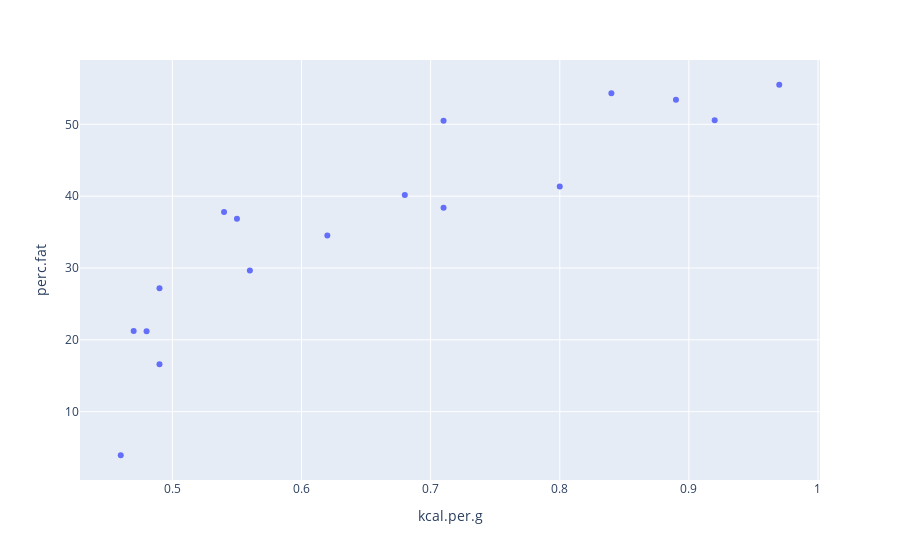

The notebook cell this image was saved under:
### Markdown cell above
**1) Analyze the relationship of milk energy with respect to percentage fat and percentage lactose through two independent linear regressions. Comment.**

### Code cell
px.scatter(milk, x="kcal.per.g", y="perc.fat")

### Figure 1 — Plotly figure (JSON) as saved in the notebook; plotly's stock layout.template omitted (floating-point values rounded to 4 significant figures)
{"data": [{"hovertemplate": "kcal.per.g=%{x}<br>perc.fat=%{y}<extra></extra>", "legendgroup": "", "marker": {"color": "#636efa", "symbol": "circle"}, "mode": "markers", "name": "", "orientation": "v", "showlegend": false, "type": "scatter", "x": [0.49, 0.47, 0.56, 0.89, 0.92, 0.8, 0.46, 0.71, 0.68, 0.97, 0.84, 0.62, 0.54, 0.49, 0.48, 0.55, 0.71], "xaxis": "x", "y": [16.6, 21.22, 29.66, 53.41, 50.58, 41.35, 3.93, 38.38, 40.15, 55.51, 54.31, 34.51, 37.78, 27.18, 21.18, 36.84, 50.49], "yaxis": "y"}], "layout": {"legend": {"tracegroupgap": 0}, "margin": {"t": 60}, "xaxis": {"anchor": "y", "domain": [0, 1], "title": {"text": "kcal.per.g"}}, "yaxis": {"anchor": "x", "domain": [0, 1], "title": {"text": "perc.fat"}}}}
